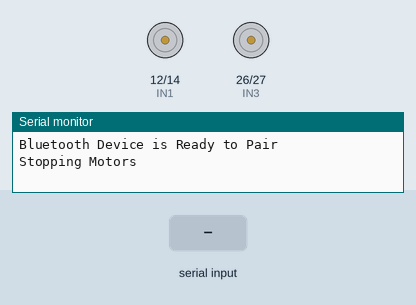
Simulated run of this sketch. Board: ESP32. On the bench: motor-driver pin pairs drawn as motors (green arrow = first pin HIGH = forward, orange = second pin HIGH = backward, longer = more drive, scaled by the enable pin), the last lines printed to the serial monitor. The test bench sets the inputs (shaded band). Nothing arrives over Bluetooth unless stated.

Above: at 1.2 s.
1.3 s: "F" received over the second serial link
At 2.3 s:
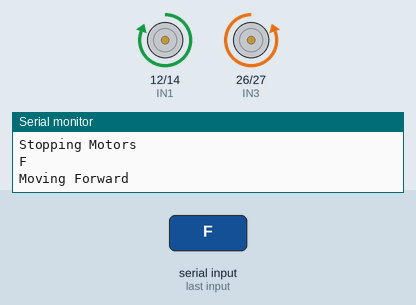
2.8 s: "B" received over the second serial link
At 3.4 s:
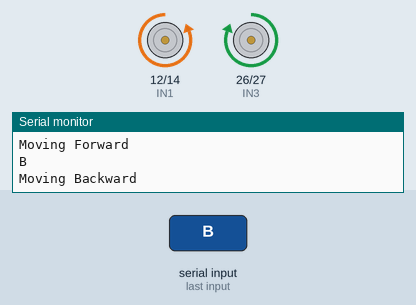
4.3 s: "L" received over the second serial link
At 5.5 s:
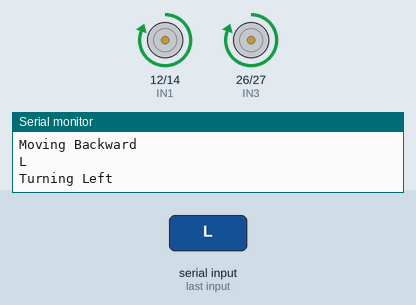
5.8 s: "R" received over the second serial link
At 6.9 s:
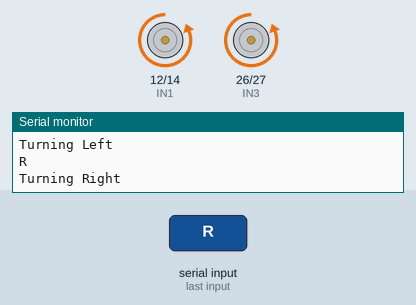
Timing chart, 0 to 8.3 s (numbered marks = the images above; inputs shaded):
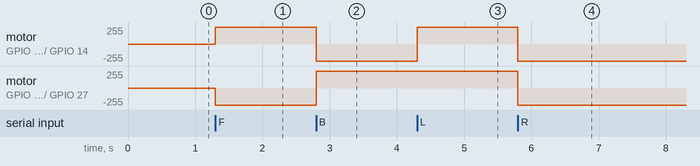

The sketch:

bt_car_code_for_esp32.ino
```cpp
#include <BluetoothSerial.h>

BluetoothSerial ESP_BT;

#define ENA 13
#define ENB 25
#define IN1 12 //rightside forward direction
#define IN2 14 //rightside backward direction
#define IN3 26 //leftside backward direction
#define IN4 27 //leftside forward direction

int motorSpeed = 255;  // Adjust speed (0 - 255)

void setup() {
  Serial.begin(9600);
  ESP_BT.begin("ustad zulu khan");  // Bluetooth device name
  Serial.println("Bluetooth Device is Ready to Pair");

  pinMode(ENA, OUTPUT);
  pinMode(ENB, OUTPUT);
  pinMode(IN1, OUTPUT);
  pinMode(IN2, OUTPUT);
  pinMode(IN3, OUTPUT);
  pinMode(IN4, OUTPUT);

  // Set initial motor state
  analogWrite(ENA, motorSpeed);
  analogWrite(ENB, motorSpeed);
  stopMotors();
}

void loop() {
  if (ESP_BT.available()) {
    char command = ESP_BT.read();
    Serial.println(command);

    switch (command) {
      case 'F': moveForward(); break;
      case 'B': moveBackward(); break;
      case 'L': turnLeft(); break;
      case 'R': turnRight(); break;
      case 'S': stopMotors(); break;  // 'S' for stopping the motors
      default: stopMotors(); break;
    }
  }
}

// Function to move forward
void moveForward() {
  Serial.println("Moving Forward");
  digitalWrite(IN1, HIGH);
  digitalWrite(IN2, LOW);
  digitalWrite(IN3,LOW );
  digitalWrite(IN4, HIGH );
}

// Function to move backward
void moveBackward() {
  Serial.println("Moving Backward");
  digitalWrite(IN1, LOW);
  digitalWrite(IN2, HIGH);
  digitalWrite(IN3, HIGH );
  digitalWrite(IN4,LOW );
}

// Function to turn left
void turnLeft() {
  Serial.println("Turning Left");
  digitalWrite(IN1, HIGH );
  digitalWrite(IN2, LOW);
  digitalWrite(IN3, HIGH);
  digitalWrite(IN4, LOW);
}

// Function to turn right
void turnRight() {
  Serial.println("Turning Right");
  digitalWrite(IN1,LOW );
  digitalWrite(IN2,HIGH );
  digitalWrite(IN3, LOW);
  digitalWrite(IN4, HIGH);
}

// Function to stop the motors
void stopMotors() {
  Serial.println("Stopping Motors");
  digitalWrite(IN1, LOW);
  digitalWrite(IN2, LOW);
  digitalWrite(IN3, LOW);
  digitalWrite(IN4, LOW);
}
```

Measured:
- after the input at 1.3 s, motor on GPIO 12 (IN1) / GPIO 14 (IN2): stopped → forward 255/255 at once; motor on GPIO 26 (IN3) / GPIO 27 (IN4): stopped → backward 255/255 at once
- after the input at 2.8 s, motor on GPIO 12 (IN1) / GPIO 14 (IN2): forward 255/255 → backward 255/255 at once; motor on GPIO 26 (IN3) / GPIO 27 (IN4): backward 255/255 → forward 255/255 at once
- after the input at 4.3 s, motor on GPIO 12 (IN1) / GPIO 14 (IN2): backward 255/255 → forward 255/255 at once
- after the input at 5.8 s, motor on GPIO 12 (IN1) / GPIO 14 (IN2), motor on GPIO 26 (IN3) / GPIO 27 (IN4): forward 255/255 → backward 255/255 at once
